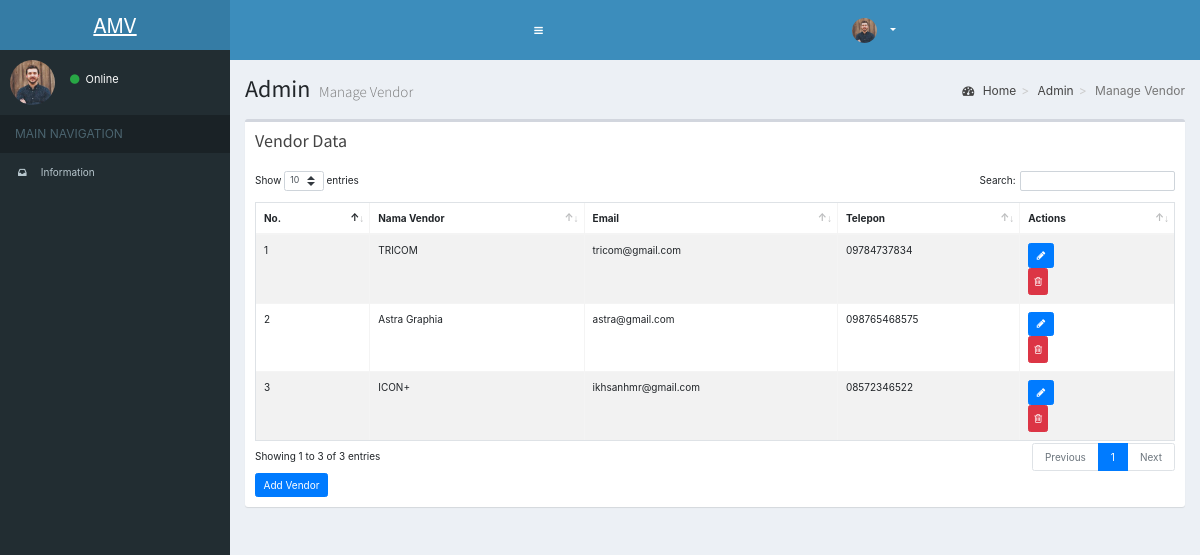
/index.php/setting/vendor_view, run on the app's committed database.
### tables this page shows
CREATE TABLE `vendor` (
  `id_vendor` int(11) NOT NULL AUTO_INCREMENT,
  `nama_vendor` varchar(100) DEFAULT NULL,
  `email_vendor` varchar(100) DEFAULT NULL,
  `telepon` varchar(13) DEFAULT NULL,
  KEY `id_vendor` (`id_vendor`)
);

### application/controllers/Setting.php (called while the page is built, shortened)
<?php
class Setting extends CI_Controller {
    public function __construct() {
        $this->load->database();
        $this->load->helper(array('form', 'url'));
        $this->load->library(array('form_validation', 'session','enkripsi'));
        $this->load->model(array('admin_model'));
        $this->load->model(array('Setting_model'));
    }
	public function vendor_view() {
			$data['vendor_view'] = $this->admin_model->tampil_vendor();
			$data['nama'] = $this->session->userdata('nama');
			$data['username'] = $this->session->userdata('username');
	$data['id_role'] = $this->session->userdata('id_role');
		$this->load->view('header',$data);
		$this->load->view('sidebar', $data);
            $this->load->view('Setting/vendor_view',$data);
            $this->load->view('footer');
    }
}

### index.php (called while the page is built, shortened)
<?php
require_once BASEPATH.'core/CodeIgniter.php';

### application/models/Admin_model.php (called while the page is built, shortened)
<?php
class Admin_model extends CI_Model {
	function tampil_vendor() {
        $get = $this->db->query("SELECT
		  *
		FROM
		  vendor
		ORDER BY id_vendor DESC ");
        return $get;
    }
}

### application/views/Setting/vendor_view.php (the view, shortened to what this page needs)
<div class="content-wrapper">
  <section class="content-header">
    <h1>
      Admin
      <small>Manage Vendor</small>
    </h1>
    <ol class="breadcrumb">
      <li><a href="#"><i class="fa fa-dashboard"></i> Home</a></li>
      <li><a href="#">Admin</a></li>
      <li class="active">Manage Vendor</li>
    </ol>
  </section>
  <section class="content">
    <div class="row">
      <div class="col-xs-12">
        <div class="box">
          <div class="box-header">
            <h3 class="box-title">Vendor Data</h3>
          </div>
          <div class="box-body">
            <table id="example1" class="table table-bordered table-striped">
              <thead>
              <tr>
               <th class="center">
		  No.
		 </th>
                <th>Nama Vendor</th>
                <th>Email</th>
                <th>Telepon</th>
		  <th>Actions</th>
              </tr>
              </thead>
		<?php
		$no =1;
		?>
              <tbody>
		<?php foreach ($vendor_view->result_array() as $data) { ?>
              <tr>
			<td class="center">
				<?php echo $no; ?>
			</td>
                <td>
				<?php echo $data['nama_vendor']; ?>
		  </td>
                 <td>
				<?php echo $data['email_vendor']; ?>
		  </td>
                 <td>
				<?php echo $data['telepon']; ?>
		  </td>
		  <td>
					<form  method="post"  action='<?php echo base_url() . "setting/vendor_edit?id_vendor=".$data['id_vendor']?>' >
						<button title='Edit' type='submit' class='d-sm-inline-block btn btn-primary'><i class="fa fa-pencil bigger-130"></i></button>
					</form>
									<form method="post" class='d-sm-inline-block' value="<?php echo $data['id_vendor']; ?>" action='<?php echo base_url() . "setting/vendor_delete?id_vendor=".$data['id_vendor']?>' >
												<button title='Hapus' type='submit' class='d-inline p-2 btn btn-danger' onclick="return confirm('Anda Yakin Menghapus Data Ini?');" ><i class="fa fa-trash-o bigger-130"></i></button>
									</form>
			</td>
              </tr>
		<?php
			$no++;
			}
		?>
              </tbody>
            </table>
										<div class="row">
												<div id="default-buttons" class="col-sm-6">
												<a class="btn btn-primary" href="<?php echo site_url('setting/vendor_add'); ?>">Add Vendor</a>
												</div>
										</div>
          </div>
        </div>
      </div>
    </div>
  </section>
</div>

### data on the page
vendor: nama_vendor "TRICOM", email_vendor "tricom@gmail.com", telepon "09784737834", $data['id_vendor'] 4 (drawn)
vendor: nama_vendor "Astra Graphia", email_vendor "astra@gmail.com", telepon "098765468575", $data['id_vendor'] 3 (drawn)
vendor: nama_vendor "ICON+", email_vendor "ikhsanhmr@gmail.com", telepon "08572346522", $data['id_vendor'] 1 (drawn)
